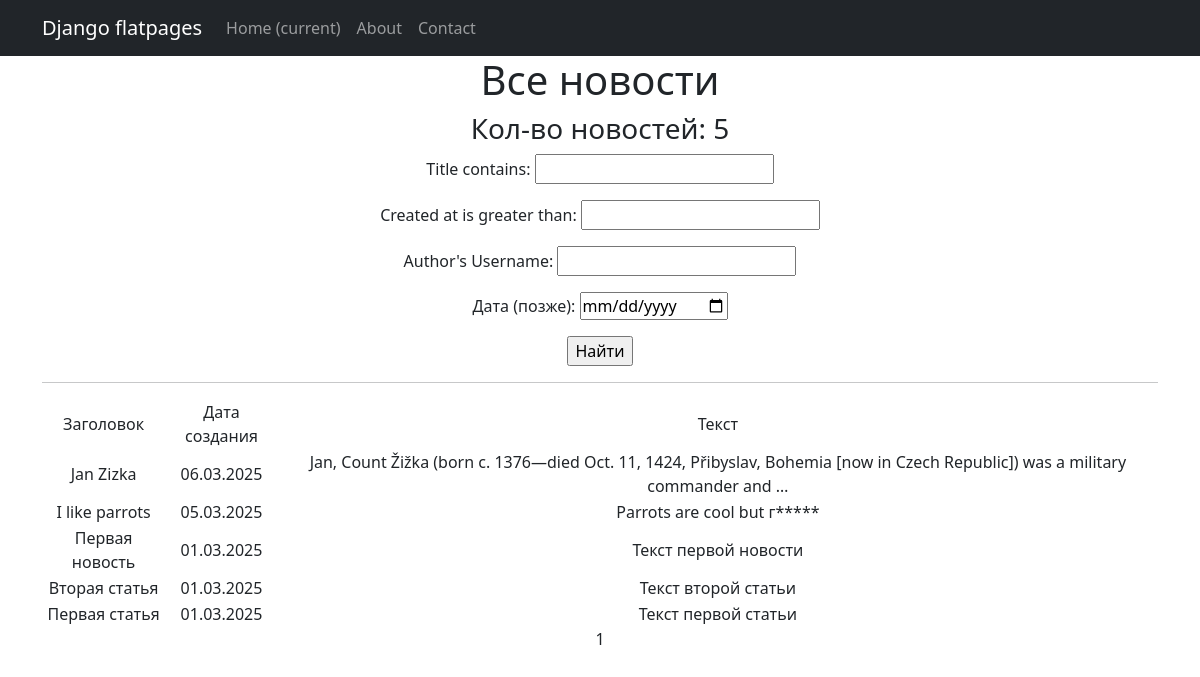
The page /news/ on the database as committed earlier.
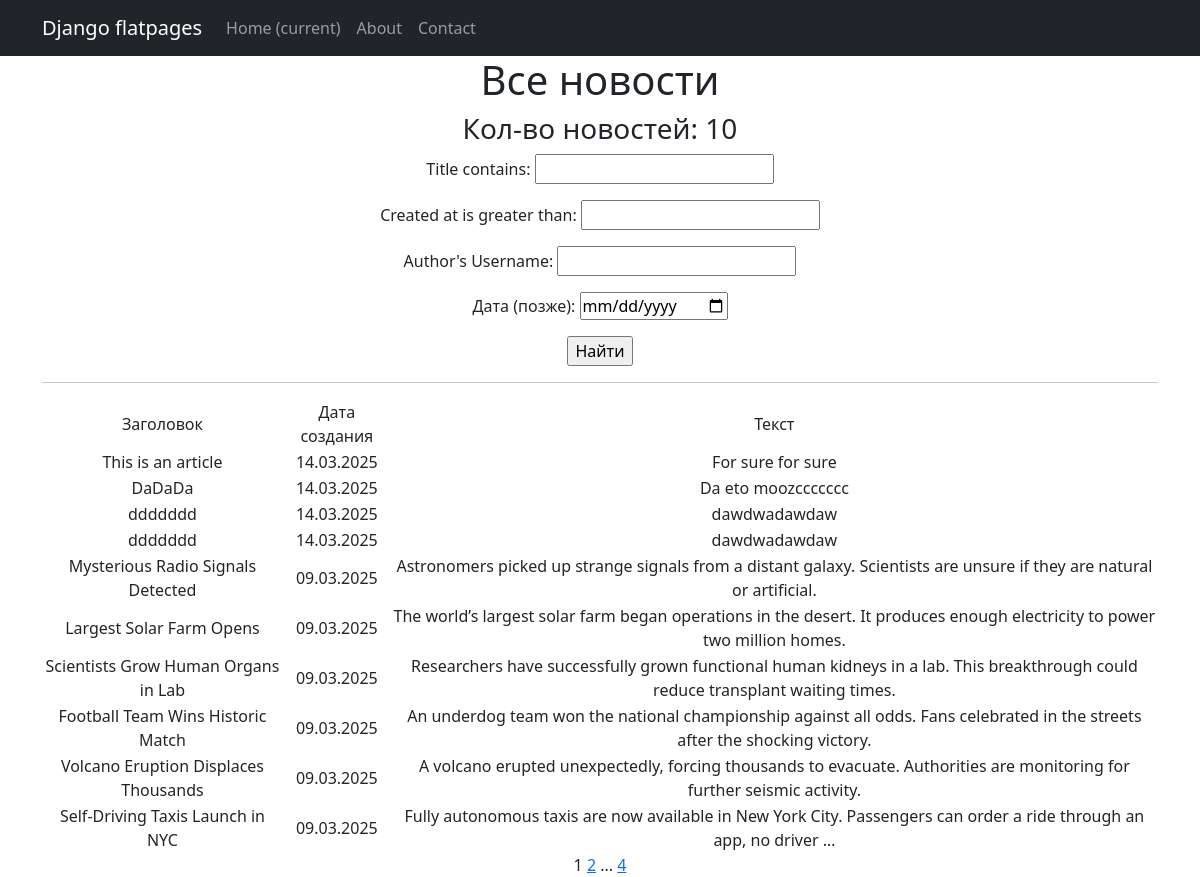
The same page on the database as committed later.
### news/models.py (models this page shows, shortened)
class Post(models.Model):
    ARTICLE = 'AR'
    NEWS = 'NW'
    POST_TYPES = [
        (ARTICLE, 'статья'),
        (NEWS, 'новость'),
    ]
    post_type = models.CharField(max_length=2, choices=POST_TYPES, default=ARTICLE)
    created_at = models.DateTimeField(auto_now_add=True)
    title = models.CharField(max_length=255)
    text = models.TextField()
    rating = models.IntegerField(default=0)
    author = models.ForeignKey(Author, on_delete=models.CASCADE, related_name="posts")
    categories = models.ManyToManyField(Category, through='PostCategory')

### news/views.py (the view)
# urls.py: path('', PostsList.as_view(), name='news_list'),
class PostsList(ListView):
    model = Post
    ordering = '-created_at'
    template_name = 'posts.html'
    context_object_name = 'posts'
    paginate_by = 10
    def get_queryset(self):
        queryset = super().get_queryset()
        self.filterset = PostFilter(self.request.GET, queryset)
        return self.filterset.qs
    def get_context_data(self, **kwargs):
        context = super().get_context_data(**kwargs)
        context['filterset'] = self.filterset
        return context

### news/templatetags/custom_filters.py (called while the page is built)
@register.filter()
def censor(text):
    if not isinstance(text, str):
        return text
    def replace(match):
        word = match.group(0)
        return word[0] + '*' * (len(word) - 1)
    pattern = r'\b(' + '|'.join(re.escape(word) for word in PROFANITY) + r')\b'
    return re.sub(pattern, replace, text, flags=re.IGNORECASE)

### templates/posts.html (shortened to what this page needs)
{% extends 'flatpages/default.html' %}
{% load custom_filters %}
{% load custom_tags %}
{% block content %}
    <h1>Все новости</h1>
    <h3>Кол-во новостей: {{ posts|length }}</h3>
    <form action="" method="get">
       {{ filterset.form.as_p }}
       <input type="submit" value="Найти" />
   </form>
    <hr>
    {% if posts %}
        <table>
        <tr>
            <td>Заголовок</td>
            <td>Дата создания</td>
            <td>Текст</td>
        </tr>
        {% for post in posts|dictsortreversed:"created_at" %}
        <tr>
            <td>{{ post.title|censor }}</td>
            <td>{{ post.created_at|date:'d.m.Y' }}</td>
            <td>{{ post.text|truncatewords:20|censor }}</td>
        </tr>
        {% endfor %}
        </table>
    {% else %}
        <h2>Новостей нет!</h2>
    {% endif %}
    {{ page_obj.number }}
    {% if page_obj.has_next %}
        <a href="?page={{ page_obj.next_page_number }}">{{ page_obj.next_page_number }}</a>
        {% if paginator.num_pages != page_obj.next_page_number %}
            ...
            <a href="?page={{ page_obj.paginator.num_pages }}">{{ page_obj.paginator.num_pages }}</a>
        {% endif %}
    {% endif %}
{% endblock content %}

Rows that differ between the two databases and show on the page:
no longer on this page (row unchanged): Post: title|censor "Jan Zizka", created_at "06.03.2025", text|censor "Jan, Count Žižka (born c. 1376—died Oct. 11, 1424, Přibyslav, Bohemia [now in Czech Republic]) was a military commander and …"
no longer on this page (row unchanged): Post: title|censor "I like parrots", created_at "05.03.2025", text|censor "Parrots are cool but г*****"
no longer on this page (row unchanged): Post: title|censor "Первая новость", created_at "01.03.2025", text|censor "Текст первой новости"
no longer on this page (row unchanged): Post: title|censor "Вторая статья", created_at "01.03.2025", text|censor "Текст второй статьи"
no longer on this page (row unchanged): Post: title|censor "Первая статья", created_at "01.03.2025", text|censor "Текст первой статьи"
added Post: title|censor "This is an article", created_at "14.03.2025", text|censor "For sure for sure"
added Post: title|censor "DaDaDa", created_at "14.03.2025", text|censor "Da eto moozccccccc"
added Post: title|censor "ddddddd", created_at "14.03.2025", text|censor "dawdwadawdaw"
added Post: title|censor "ddddddd", created_at "14.03.2025", text|censor "dawdwadawdaw"
added Post: title|censor "Mysterious Radio Signals Detected", created_at "09.03.2025", text|censor "Astronomers picked up strange signals from a distant galaxy. Scientists are unsure if they are natural or artificial."
added Post: title|censor "Largest Solar Farm Opens", created_at "09.03.2025", text|censor "The world’s largest solar farm began operations in the desert. It produces enough electricity to power two million homes."
added Post: title|censor "Scientists Grow Human Organs in Lab", created_at "09.03.2025", text|censor "Researchers have successfully grown functional human kidneys in a lab. This breakthrough could reduce transplant waiting times."
added Post: title|censor "Football Team Wins Historic Match", created_at "09.03.2025", text|censor "An underdog team won the national championship against all odds. Fans celebrated in the streets after the shocking victory."
added Post: title|censor "Volcano Eruption Displaces Thousands", created_at "09.03.2025", text|censor "A volcano erupted unexpectedly, forcing thousands to evacuate. Authorities are monitoring for further seismic activity."
added Post: title|censor "Self-Driving Taxis Launch in NYC", created_at "09.03.2025", text|censor "Fully autonomous taxis are now available in New York City. Passengers can order a ride through an app, no driver …"
Other text that changed with them:
{{ posts|length }}: "5" → "10"
{{ page_obj.next_page_number }}: (not shown) → "2"
{{ page_obj.paginator.num_pages }}: (not shown) → "4"
